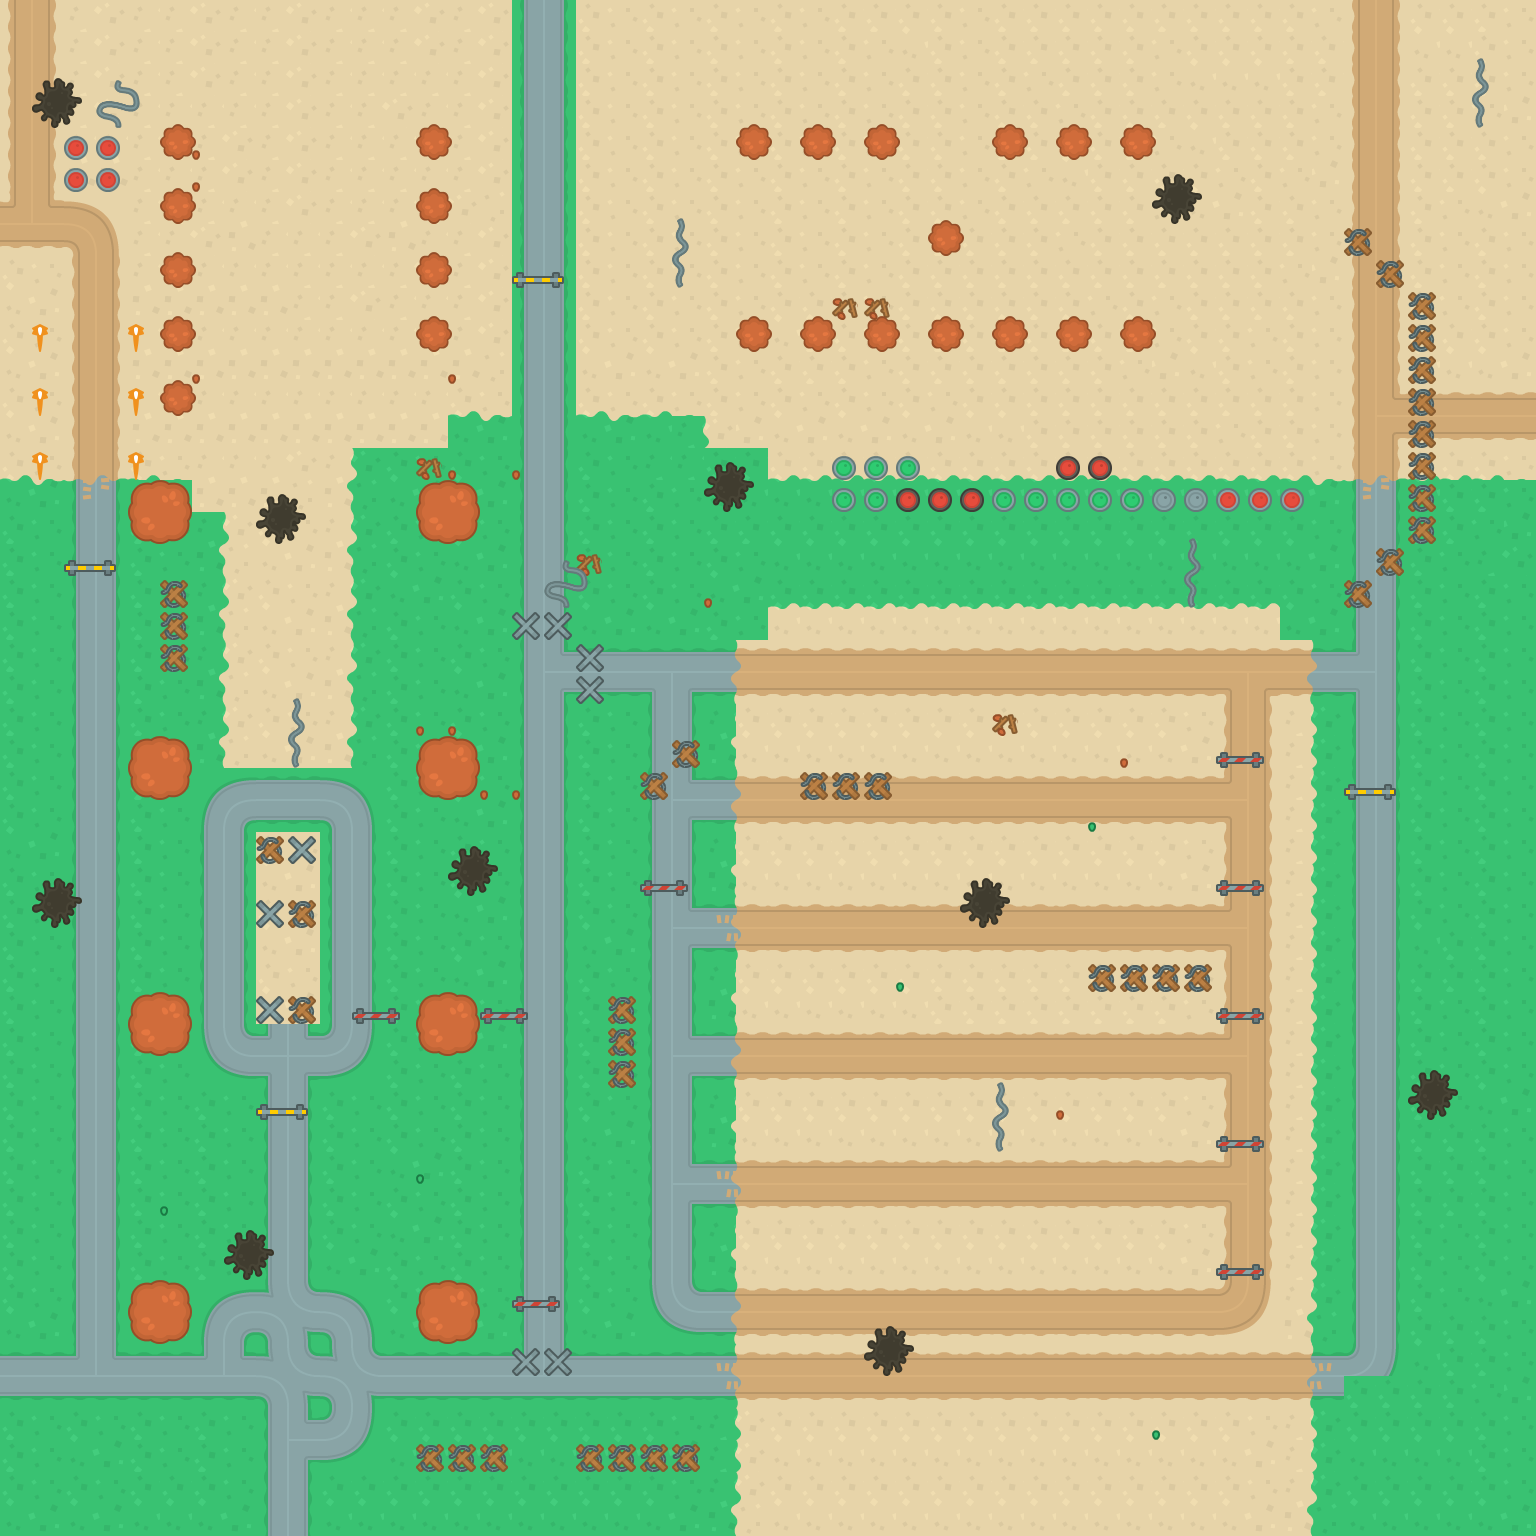

This game map was drawn from its Tiled (.tmx) file and the tilesets committed beside it. A one-line description and the trimmed map source follow:
An orthogonal 48x48 tile map with 32x32 px tiles, 2 tile layers (ground, objects), 2 tilesets and 72 objects (23x s_tree, 19x cross, 13x fence, 8x b_tree, 4x wall, ...).

<map version="1.0" tiledversion="1.0.3" orientation="orthogonal" renderorder="right-down" width="48" height="48" tilewidth="32" tileheight="32" nextobjectid="153">
 <tileset firstgid="1" source="ground_tiles.tsx" />
 <tileset firstgid="41" source="objects1.tsx" />
 <layer name="ground" width="48" height="48">
  <data>[2304 cells, 1091 non-empty, 33 distinct tile ids]</data>
 </layer>
 <layer name="objects" width="48" height="48">
  <data>[2304 cells, 160 non-empty, 17 distinct tile ids]</data>
 </layer>
 <objectgroup name="obstacles">
  <object id="2" name="s_tree" x="1119.82" y="124" width="36.9091" height="35.6364" />
  <object id="3" name="s_tree" x="1055.82" y="124.727" width="35.6364" height="35.4545" />
  <object id="4" name="s_tree" x="992" y="128" width="36.1818" height="35.0909" />
  <object id="5" name="s_tree" x="863.818" y="124" width="36.1818" height="36.3636" />
  <object id="6" name="s_tree" x="799.636" y="123.818" width="36.9091" height="35.8182" />
  <object id="8" name="s_tree" x="736.364" y="124.182" width="36" height="36" />
  <object id="9" name="s_tree" x="928.182" y="220.242" width="35.9091" height="35.9394" />
  <object id="10" name="s_tree" x="1119.17" y="315.545" width="35.9091" height="35.2727" />
  <object id="11" name="s_tree" x="1055.71" y="315.03" width="35.9091" height="35.2727" />
  <object id="12" name="s_tree" x="992.045" y="315.364" width="35.9091" height="35.2727" />
  <object id="13" name="s_tree" x="927.712" y="316.03" width="35.9091" height="35.2727" />
  <object id="14" name="s_tree" x="864.045" y="316.364" width="35.9091" height="35.2727" />
  <object id="15" name="s_tree" x="799.045" y="316.03" width="35.9091" height="35.2727" />
  <object id="16" name="s_tree" x="736.379" y="316.364" width="35.9091" height="35.2727" />
  <object id="17" name="s_tree" x="415.379" y="123.697" width="35.9091" height="35.2727" />
  <object id="18" name="s_tree" x="416.045" y="188.364" width="35.9091" height="35.2727" />
  <object id="19" name="s_tree" x="416.379" y="252.03" width="35.9091" height="35.2727" />
  <object id="20" name="s_tree" x="416.379" y="315.364" width="35.9091" height="36.9394" />
  <object id="21" name="wall" x="64" y="135.636" width="56.1818" height="56.3636" />
  <object id="23" name="s_tree" x="160.409" y="123.818" width="35.9091" height="35.2727" />
  <object id="24" name="s_tree" x="160.409" y="188.182" width="35.9091" height="35.2727" />
  <object id="25" name="s_tree" x="159.864" y="252.364" width="35.9091" height="35.2727" />
  <object id="26" name="s_tree" x="160.045" y="316.364" width="35.9091" height="35.2727" />
  <object id="27" name="s_tree" x="159.682" y="379.273" width="35.9091" height="36.9091" />
  <object id="28" name="b_tree" x="126.712" y="513.333" width="63.9091" height="63.8182" />
  <object id="29" name="b_tree" x="125.712" y="769.091" width="63.9091" height="63.8182" />
  <object id="30" name="b_tree" x="128" y="1024" width="63.9091" height="63.8182" />
  <object id="31" name="b_tree" x="127.258" y="1313.06" width="63.9091" height="63.8182" />
  <object id="32" name="b_tree" x="414.212" y="1312.42" width="63.9091" height="63.8182" />
  <object id="33" name="b_tree" x="414.712" y="1025.67" width="63.9091" height="63.8182" />
  <object id="34" name="b_tree" x="414.712" y="769.174" width="63.9091" height="63.8182" />
  <object id="35" name="b_tree" x="415.212" y="513.424" width="63.9091" height="63.8182" />
  <object id="36" name="cross" x="256.878" y="832.125" width="60.3333" height="29" />
  <object id="37" name="cross" x="256.378" y="894.958" width="60.3333" height="29" />
  <object id="40" name="cross" x="255.712" y="989.625" width="60.3333" height="29" />
  <object id="41" name="fence" x="352.364" y="991.998" width="48" height="16" />
  <object id="42" name="fence" x="640.364" y="863.454" width="48" height="16" />
  <object id="43" name="fence" x="479.818" y="991.638" width="48" height="16" />
  <object id="44" name="fence" x="512" y="1280" width="48" height="16" />
  <object id="46" name="fence" x="64.3775" y="543.818" width="51.8261" height="16" />
  <object id="47" name="fence" x="1216" y="1246.91" width="48" height="16" />
  <object id="48" name="fence" x="1216.54" y="1120" width="48" height="16" />
  <object id="49" name="fence" x="1216" y="991.458" width="48" height="16" />
  <object id="50" name="fence" x="1216.54" y="863.454" width="48" height="16" />
  <object id="51" name="fence" x="1216" y="735.273" width="48" height="16" />
  <object id="52" name="cross" x="416.295" y="1439.63" width="92.75" height="28.5" />
  <object id="53" name="cross" x="576.545" y="1439.13" width="124" height="28.5" />
  <object id="54" name="cross" x="608.92" y="992.375" width="27.5" height="91.75" />
  <object id="55" name="cross" x="640.545" y="768.25" width="28.375" height="27.875" />
  <object id="56" name="cross" x="672.545" y="735.875" width="28.125" height="28.875" />
  <object id="57" name="cross" x="160" y="575.943" width="28.7273" height="92" />
  <object id="58" name="cross" x="800" y="768.307" width="92.7273" height="28" />
  <object id="59" name="cross" x="1088.73" y="959.58" width="123.273" height="28.7273" />
  <object id="60" name="cross" x="1344.8" y="575.625" width="27.75" height="28.5" />
  <object id="61" name="cross" x="1376.55" y="544.125" width="27.875" height="28" />
  <object id="62" name="cross" x="1408.68" y="287.875" width="28" height="251.75" />
  <object id="63" name="cross" x="1376.55" y="256" width="27.75" height="27.875" />
  <object id="64" name="cross" x="1344.3" y="224" width="28.125" height="28.125" />
  <object id="65" name="fence" x="512.046" y="256.091" width="52.0909" height="16" />
  <object id="66" name="cross" x="512.608" y="1344.26" width="59.875" height="27.75" />
  <object id="67" name="cross" x="512.67" y="608.188" width="59.9375" height="28" />
  <object id="68" name="cross" x="576.636" y="640.125" width="28.0909" height="60.0909" />
  <object id="69" name="wall" x="831.773" y="480.864" width="472.477" height="31.0909" />
  <object id="70" name="wall" x="1056" y="455.813" width="56" height="24.25" />
  <object id="71" name="wall" x="832" y="455.75" width="87.625" height="24.25" />
  <object id="72" name="3" x="1265.33" y="1410.67" width="16" height="16" />
  <object id="74" name="2" x="61.3333" y="1398" width="16" height="16" />
  <object id="75" x="78.4545" y="1355.64" height="0.0909091" />
  <object id="76" name="1" x="1484.67" y="220" width="16" height="16" />
  <object id="77" name="0" x="10.6667" y="126" width="16" height="16" />
  <object id="79" name="fence" x="256.182" y="1087.82" width="52" height="16" />
  <object id="80" name="fence" x="1344.36" y="767.818" width="52" height="16" />
 </objectgroup>
</map>
